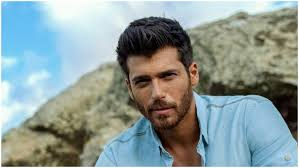
#> input picture Final_Face_Detection_System/Raw_Dataset/Can Yaman_1.jpg, 299 x 168 px, found by its file name; its folder holds only this picture in this run
$ python crop.py
#> lines starting #> are read from the running program, lines starting #| are printed output that depends on the picture
import cv2
import os

# Load the Haar Cascade Classifier for face detection
face_cascade = cv2.CascadeClassifier(cv2.data.haarcascades + 'haarcascade_frontalface_default.xml')

# Function to crop face from the image
def crop_face(image_path):
    # Read the image
    img = cv2.imread(image_path)
#> img is the input picture: shape (168, 299, 3); mean B, G, R 152.8, 154.6, 139.8

    # Convert the image to grayscale (required for face detection)
    gray = cv2.cvtColor(img, cv2.COLOR_BGR2GRAY)
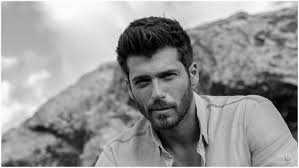
#> gray: shape (168, 299); min 0, max 255, mean 150

    # Detect faces in the image (returns a list of rectangles where faces are detected)
    faces = face_cascade.detectMultiScale(gray, scaleFactor=1.1, minNeighbors=5, minSize=(30, 30))
#> faces = [[114, 47, 82, 82]]

    # If no faces are detected, return None
    if len(faces) == 0:
        print(f"No face detected in {image_path}")
        return None

    # Loop through all the faces detected (in case there are multiple faces)
    for (x, y, w, h) in faces:
        # Crop the face from the image
        cropped_img = img[y:y+h, x:x+w]

        return cropped_img
#> this loop made 1 pass
#> pass 1, in crop_face, `cropped_img = img[y:y+h, x:x+w]`:
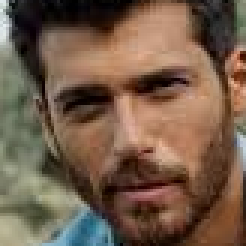
#> cropped_img: shape (82, 82, 3) (shown 3 times larger); mean B, G, R 73.8, 92.2, 115.8

# Directory containing the images
image_directory = r"C:\Users\suyas\Desktop\Final_Face_Detection_System\Final_Face_Detection_System\Raw_Dataset"  # Update this path

# Directory to save cropped faces
output_directory = r"C:\Users\suyas\Desktop\Final_Face_Detection_System\Final_Face_Detection_System\Dataset\Faces"  # Update this path
os.makedirs(output_directory, exist_ok=True)

# Process all images in the directory
for filename in os.listdir(image_directory):
    if filename.endswith(".jpg") or filename.endswith(".jpeg") or filename.endswith(".png"):
        # Full image path
        image_path = os.path.join(image_directory, filename)

        # Get the cropped face
        cropped_image = crop_face(image_path)

        # If a face was detected, save the cropped image
        if cropped_image is not None:
            output_path = os.path.join(output_directory, filename)  # Save with the same filename
            cv2.imwrite(output_path, cropped_image)
            print(f"Saved cropped image: {filename}")
        else:
            print(f"Face not detected in {filename}")

print("Face cropping completed.")

$ run again, on Final_Face_Detection_System/Raw_Dataset/Can Yaman_15.jpg
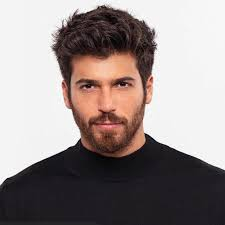
#> input picture Final_Face_Detection_System/Raw_Dataset/Can Yaman_15.jpg, 225 x 225 px, found by its file name
#> in crop_face, img is the input picture: shape (225, 225, 3); mean B, G, R 139.4, 140.8, 151.1
#> in crop_face, `gray = cv2.cvtColor(img, cv2.COLOR_BGR2GRAY)`:
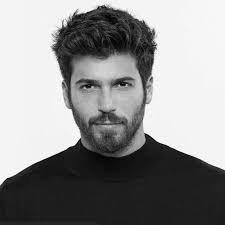
#> gray: shape (225, 225); min 0, max 255, mean 143.8
#> faces = [[58, 49, 96, 96]]
#> the loop in crop_face, `for (x, y, w, h) in faces:` made 1 pass
#> pass 1, in crop_face, `cropped_img = img[y:y+h, x:x+w]`:
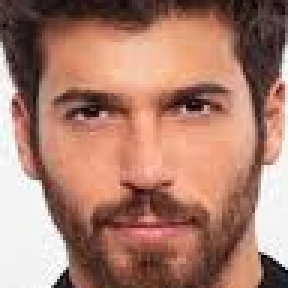
#> cropped_img: shape (96, 96, 3) (shown 3 times larger); mean B, G, R 109.9, 125.6, 170.7

$ run again, on Final_Face_Detection_System/Raw_Dataset/Can Yaman_10.jpg
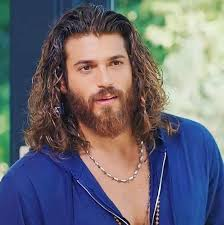
#> input picture Final_Face_Detection_System/Raw_Dataset/Can Yaman_10.jpg, 224 x 225 px, found by its file name
#> in crop_face, img is the input picture: shape (225, 224, 3); mean B, G, R 116.8, 105.6, 106.3
#> in crop_face, `gray = cv2.cvtColor(img, cv2.COLOR_BGR2GRAY)`:
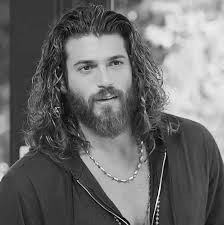
#> gray: shape (225, 224); min 0, max 252, mean 107.1
#> faces = [[60, 33, 85, 85]]
#> the loop in crop_face, `for (x, y, w, h) in faces:` made 1 pass
#> pass 1, in crop_face, `cropped_img = img[y:y+h, x:x+w]`:
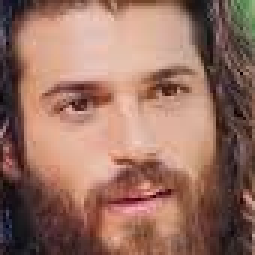
#> cropped_img: shape (85, 85, 3) (shown 3 times larger); mean B, G, R 97.7, 111.7, 151.3
